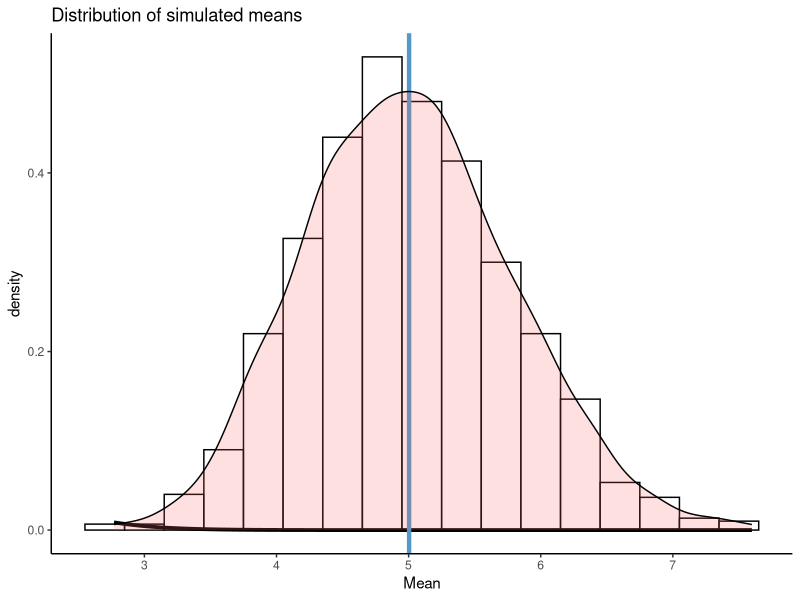
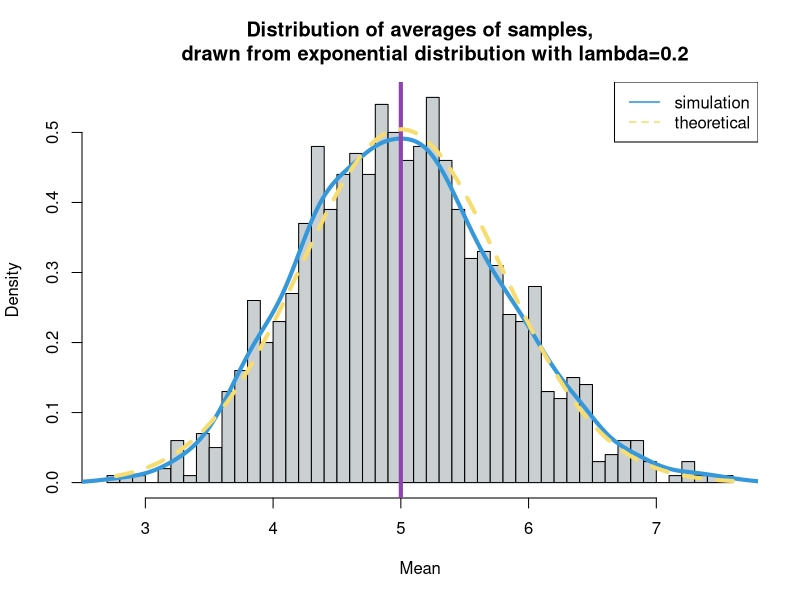
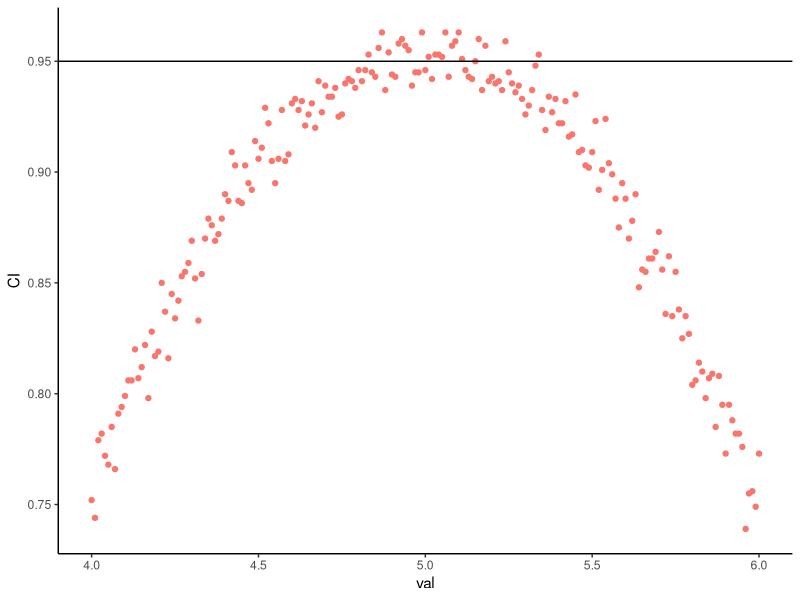

Here is the R script that generated these plots, in order:
## ---- chunk 1
knitr::opts_chunk$set(echo = TRUE)
## ---- chunk 2
#The function parameter
lambda <- 0.2
s <- 40
B <- 1000

set.seed(1232434)

#construct a 1000 x 40 matrix
sim <- matrix(data=rexp(s*B, lambda), nrow=B)
means_of_row <- rowMeans(sim)
## ---- chunk 3
library(dplyr)
library(ggplot2)
#calculate the mean for each row of the matrix
m <- data.frame(Mean = apply(sim, 1, mean))

#calculate the mean of the simulated mean
m.df <- m %>% summarize(sim.mean = mean(Mean)) %>% unlist()

m %>% ggplot(aes(x=Mean))+
    geom_histogram(alpha=0.6,  binwidth = 0.3, fill="white", color="black", mapping = aes(y = ..density..)) +
  stat_function(fun = dnorm, size = 1.3) +
  geom_vline(xintercept = m.df, color="#5499C7", size = 1.5) + geom_density(alpha=.2, fill="#FF6666")+
  ggtitle("Distribution of simulated means")+theme_classic()

## ---- chunk 4
#Calculate the standard deviation of the sample 
sample.sd <- m %>% select(Mean) %>% unlist() %>% sd()
#Calculate the variance using the value of standard deviation
sample.var <- sample.sd^2
sample.var
#Theoritical variance 
((1/lambda) / sqrt(s)) ^2

## ---- chunk 5

#plot the correspondent histogram and overaly with density function from theoritical sampling distribution
xfit <- seq(min(m$Mean), max(m$Mean), length=100)
yfit <- dnorm(xfit, mean=1/lambda, sd=(1/lambda/sqrt(s)))

hist(means_of_row, breaks=50, prob=TRUE,
     main="Distribution of averages of samples,
     drawn from exponential distribution with lambda=0.2",
     xlab="Mean", col = "#CACFD2")
# Density of the averages of samples
lines(density(m$Mean), col="#3498DB", lwd=4)
# Theoretical center of distribution
abline(v=1/lambda, col="#8E44AD", lwd=4)
# Theoretical density of the averages of samples

lines(xfit, yfit, pch=20, col="#F7DC6F", lty=2, lwd=4)
legend('topright', c("simulation", "theoretical"), lty=c(1,2), col=c("#3498DB", "#F7DC6F"), lwd=1.5)
## ---- chunk 6
library(ggplot2)

val <- seq(4, 6, by=0.01)
CI <- sapply(val, function(l) {
    mu_hats <- rowMeans(matrix(rexp(s*B, rate=0.2),
                               B, s))
    ll <- mu_hats - qnorm(0.975) * sqrt(1/lambda**2/s)
    ul <- mu_hats + qnorm(0.975) * sqrt(1/lambda**2/s)
    mean(ll < l & ul > l)
})

qplot(val, CI,color = "#E9967A", show.legend=FALSE) + geom_hline(yintercept=0.95)+theme_classic()

